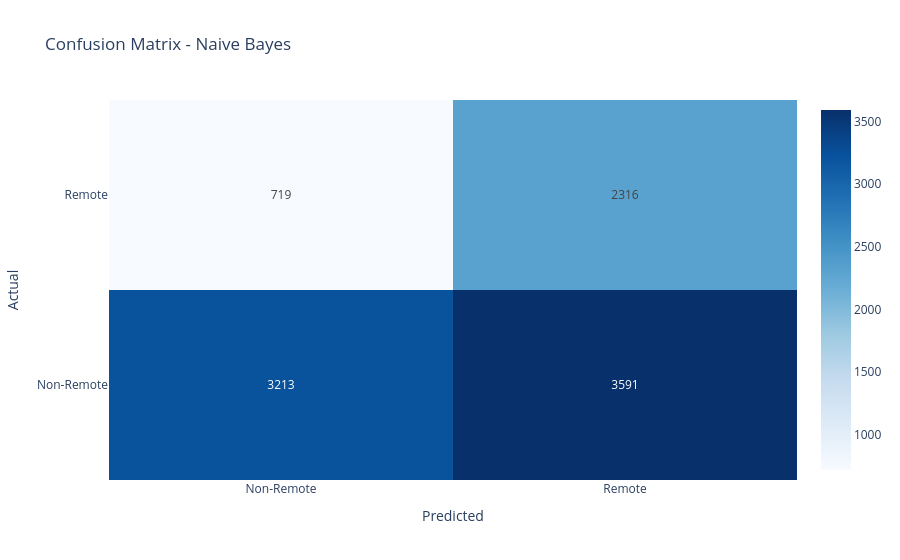

The cell this chart's notebook holds for it:
### Markdown cell above
## **Naive Bayes**

### Code cell
# Naive Bayes
nb = GaussianNB()
nb.fit(X_train_scaled, y_train)
nb_predictions = nb.predict(X_test_scaled)
cm_nb = confusion_matrix(y_test, nb_predictions)
acc_nb = accuracy_score(y_test, nb_predictions)
report_nb = classification_report(y_test, nb_predictions, target_names=['Non-Remote', 'Remote'], output_dict=True)
tn_nb, fp_nb, fn_nb, tp_nb = cm_nb.ravel()
print(f"Naive Bayes Results")
print(f"{'Metric':<25} {'Non-Remote':>12} {'Remote':>12}")
print("-" * 51)
print(f"{'Precision':<25} {report_nb['Non-Remote']['precision']:>12.4f} {report_nb['Remote']['precision']:>12.4f}")
print(f"{'Recall':<25} {report_nb['Non-Remote']['recall']:>12.4f} {report_nb['Remote']['recall']:>12.4f}")
print(f"{'F1 Score':<25} {report_nb['Non-Remote']['f1-score']:>12.4f} {report_nb['Remote']['f1-score']:>12.4f}")
print(f"{'Support':<25} {report_nb['Non-Remote']['support']:>12} {report_nb['Remote']['support']:>12}")
print("-" * 51)
print(f"{'Accuracy':<25} {acc_nb:>12.4f}")
print(f"{'Macro Avg F1':<25} {report_nb['macro avg']['f1-score']:>12.4f}")
print(f"{'Weighted Avg F1':<25} {report_nb['weighted avg']['f1-score']:>12.4f}")
fig = go.Figure(data=go.Heatmap(
    z=cm_nb,
    x=['Non-Remote', 'Remote'],
    y=['Non-Remote', 'Remote'],
    colorscale='Blues',
    text=cm_nb,
    texttemplate="%{text}",
    hoverongaps=False
))
fig.update_layout(
    title="Confusion Matrix - Naive Bayes",
    xaxis_title="Predicted",
    yaxis_title="Actual"
)
fig.show()

### Figure 1 — Plotly figure (JSON) as saved in the notebook; plotly's stock layout.template omitted (floating-point values rounded to 4 significant figures)
{"data": [{"colorscale": [[0, "rgb(247,251,255)"], [0.125, "rgb(222,235,247)"], [0.25, "rgb(198,219,239)"], [0.375, "rgb(158,202,225)"], [0.5, "rgb(107,174,214)"], [0.625, "rgb(66,146,198)"], [0.75, "rgb(33,113,181)"], [0.875, "rgb(8,81,156)"], [1, "rgb(8,48,107)"]], "hoverongaps": false, "text": [[3213, 3591], [719, 2316]], "texttemplate": "%{text}", "type": "heatmap", "x": ["Non-Remote", "Remote"], "y": ["Non-Remote", "Remote"], "z": [[3213, 3591], [719, 2316]]}], "layout": {"title": {"text": "Confusion Matrix - Naive Bayes"}, "xaxis": {"title": {"text": "Predicted"}}, "yaxis": {"title": {"text": "Actual"}}}}
